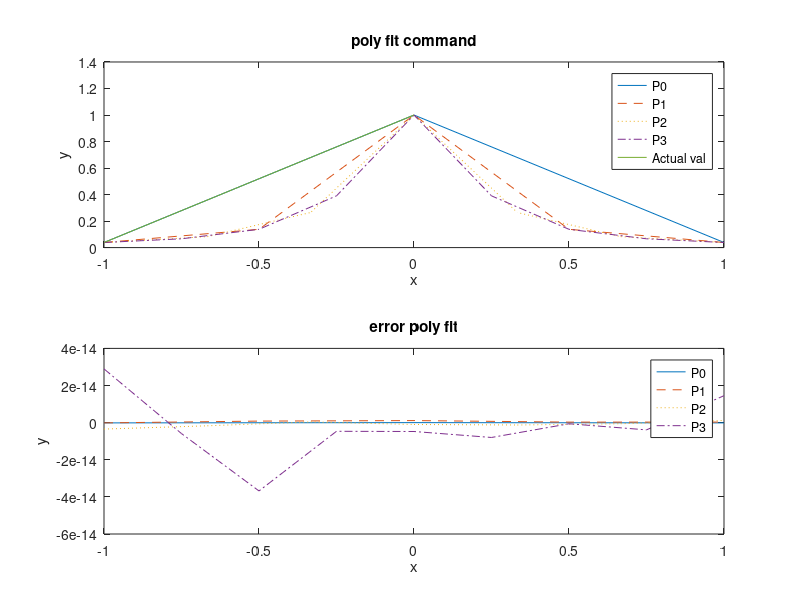

The MATLAB script that drew this image:
b = @(x) (1./(1+25.*(x.^2)));
a = linspace (-1,1,3);
c = polyfit(a,b(a),2);
g = linspace (-1,1,5);
d = polyfit(g,b(g),4);
h = linspace (-1,1,7);
e = polyfit(h,b(h),6);
i = linspace (-1,1,9);
f = polyfit(i,b(i),8);
xval = -1:1:.05;
figure
subplot(2,1,1)
plot(a,(polyval(c,a)),g,polyval(d,g),'--',h,polyval(e,h), ':',i,polyval(f,i),'-.', xval, b(xval),'-')
legend('P0','P1','P2','P3', 'Actual val')
title('poly fit command')
xlabel('x')
ylabel('y')

subplot(2,1,2)
plot(a,(polyval(c,a)-b(a)),g,polyval(d,g)-b(g),'--',h,polyval(e,h)-b(h), ':',i,polyval(f,i)-b(i),'-.')
legend('P0','P1','P2','P3')
title('error poly fit')
xlabel('x')
ylabel('y')
